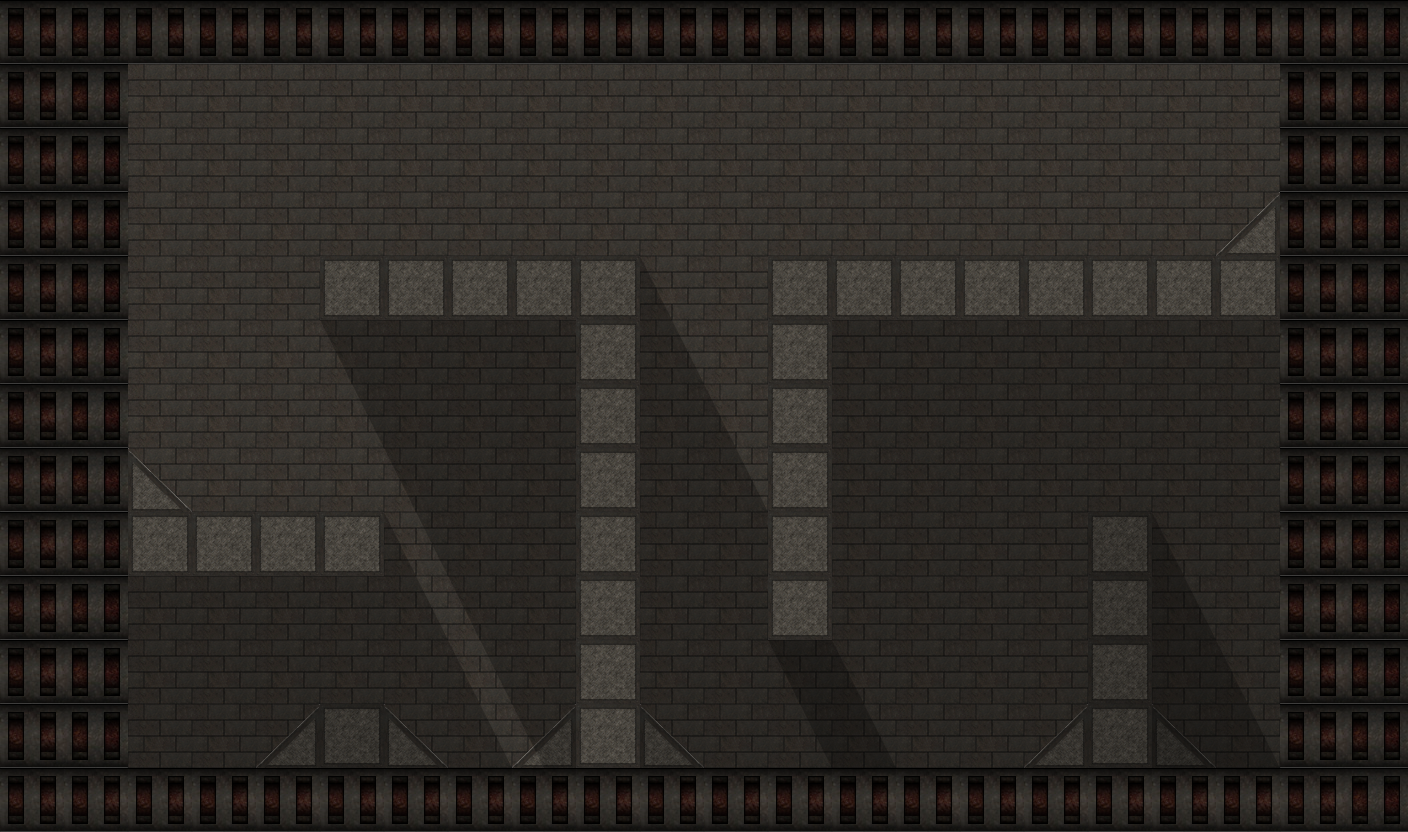

Tiled map render using the project's own tile images. Description and the map definition, with tile-layer contents summarised, below:
An orthogonal 22x13 tile map with 64x64 px tiles, 5 tile layers (Background, Border, Collision_Layer, shadow, ...), 2 tilesets.

<map version="1.0" orientation="orthogonal" width="22" height="13" tilewidth="64" tileheight="64">
 <tileset firstgid="1" name="tileset" tilewidth="64" tileheight="64">
  <image source="../gfx/maps/tilesets/tileset.png" trans="ff00ff" />
 </tileset>
 <tileset firstgid="7" name="shadow" tilewidth="64" tileheight="64">
  <image source="../gfx/maps/tilesets/shadow.png" />
 </tileset>
 <layer name="Background" width="22" height="13">
  <data>[286 cells, 286 non-empty, 1 distinct tile ids]</data>
 </layer>
 <layer name="Border" width="22" height="13">
  <data>[286 cells, 88 non-empty, 2 distinct tile ids]</data>
 </layer>
 <layer name="Collision_Layer" width="22" height="13">
  <data>[286 cells, 42 non-empty, 3 distinct tile ids]</data>
 </layer>
 <layer name="shadow" width="22" height="13">
  <data>[286 cells, 99 non-empty, 5 distinct tile ids]</data>
 </layer>
 <layer name="shadow2" width="22" height="13">
  <data>[286 cells, 13 non-empty, 5 distinct tile ids]</data>
 </layer>
</map>
